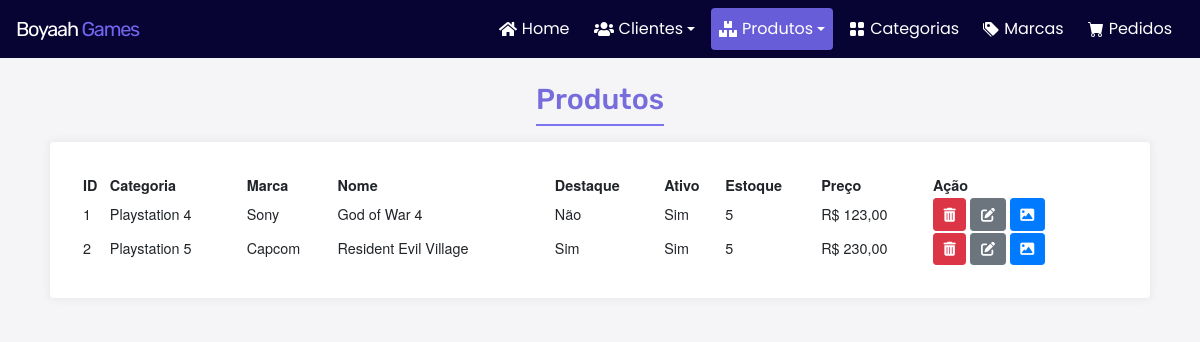
/index.php?classe=ProdutoController&metodo=abrirConsulta, run on the app's committed database.
### tables this page shows
CREATE TABLE `tbprodutos` (
  `cod_produto` int(11) NOT NULL,
  `cod_categoria` int(11) NOT NULL,
  `cod_marca` int(11) NOT NULL,
  `nome_produto` varchar(30) NOT NULL,
  `estoque` int(6) NOT NULL,
  `destaque` tinyint(4) NOT NULL DEFAULT 0,
  `ativo` tinyint(4) NOT NULL DEFAULT 1,
  `preco` decimal(10,2) NOT NULL,
  `descricao` text NOT NULL
);

CREATE TABLE `tbimagens` (
  `cod_imagem` int(11) NOT NULL,
  `cod_produto` int(11) NOT NULL,
  `nome_imagem` varchar(50) NOT NULL
);

CREATE TABLE `tbcategorias` (
  `cod_categoria` int(11) NOT NULL,
  `nome_categoria` varchar(20) NOT NULL
);

CREATE TABLE `tbmarcas` (
  `cod_marca` int(11) NOT NULL,
  `nome_marca` varchar(40) NOT NULL
);

### app/controller/ProdutoController.php (called while the page is built, shortened)
<?php
class ProdutoController
{
    public function abrirConsulta()
    {
        include "../../app/model/Produto.php";
        $prod = new Produto();
        $dadosProd = $prod->consultarProdutos();
        include_once "../../app/view/admin/ConsultarProduto.php";
    }
}

### app/model/Produto.php (called while the page is built, shortened)
<?php
class Produto
{
    public function consultarProdutos()
    {
        $con = Conexao::conectar();
        $cmd = $con->prepare("SELECT tbprodutos.*, tbmarcas.nome_marca, tbcategorias.nome_categoria, tbimagens.*  FROM tbprodutos
        INNER JOIN tbmarcas ON (tbprodutos.cod_marca = tbmarcas.cod_marca)
        INNER JOIN tbcategorias ON (tbprodutos.cod_categoria = tbcategorias.cod_categoria)
        INNER JOIN tbimagens ON (tbprodutos.cod_produto = tbimagens.cod_produto)
        GROUP BY tbprodutos.cod_produto");
        $cmd->execute();
        return $cmd->fetchAll(PDO::FETCH_OBJ);
    }
}

### app/view/admin/ConsultarProduto.php (the view, shortened to what this page needs)
<!doctype html>
<html lang="pt-br">
<head>
    <link rel="stylesheet" href="https://cdn.jsdelivr.net/npm/bootstrap@4.6.0/dist/css/bootstrap.min.css">
    <link rel="stylesheet" type="text/css" href="https://cdn.datatables.net/v/dt/dt-1.10.24/datatables.min.css" />
    <link rel="stylesheet" type="text/css" href="../assets/css/style.css">
</head>
<body class="adm">
    <?php include_once "header.php"; ?>
    <main class="container-fluid">
        <div class="page-title container">
            <h2>Produtos</h2>
        </div>
        <div class="row">
            <div class="col px-4 py-3">
                <div class="tabela-container container">
                    <table class="tabela display compact nowrap w-100">
                        <thead>
                            <th>ID</th>
                            <th>Categoria</th>
                            <th>Marca</th>
                            <th>Nome</th>
                            <th>Destaque</th>
                            <th>Ativo</th>
                            <th>Estoque</th>
                            <th>Preço</th>
                            <th>Ação</th>
                        </thead>
                        <tbody>
                            <?php
                            foreach ($dadosProd as $produto) {
                                if ($produto->destaque == 1)
                                    $produto->destaque = "Sim";
                                else
                                    $produto->destaque = "Não";
                                if ($produto->ativo == 1)
                                    $produto->ativo = "Sim";
                                else
                                    $produto->ativo = "Não";
                                echo "
                                <tr>
                                    <td>$produto->cod_produto</td>
                                    <td>$produto->nome_categoria</td>
                                    <td>$produto->nome_marca</td>
                                    <td>$produto->nome_produto</td>
                                    <td>$produto->destaque</td>
                                    <td>$produto->ativo</td>
                                    <td>$produto->estoque</td>
                                <td>R$ " . number_format("$produto->preco", "2", ",", ".") . "</td>
                                    <td class='acao'>
                                        <button  title='Excluír' onclick=\"excluirProduto($produto->cod_produto);\" class='btn btn-sm btn-danger'><i class='fas fa-trash-alt'></i></button>
                                        <a title='Editar' href='index.php?classe=ProdutoController&metodo=abrirAtualizacao&cod_produto=$produto->cod_produto'class='btn btn-sm btn-secondary'><i class='fas fa-edit'></i></a>
                                        <a title='Imagens' href='index.php?classe=ImagemController&metodo=abrirCadastro&cod_produto=$produto->cod_produto'class='btn btn-sm btn-primary'><i class='fas fa-image'></i></a>
                                    </td>
                                </tr>";
                            }
                            ?>
                        </tbody>
                    </table>
                </div>
            </div>
        </div>
    </main>
</body>
</html>

### public/assets/css/style.css (style rules this page uses)
:root { --bg-adm: #f5f5f7; --bg-form: #f5f5f7; --bg-form_row: #ffffff; --bg-form_fieldset: #ffffff; --color-primary: hsl(245, 82%, 67%); --color-primary-shadow: #685dd8; --body-font: 'Poppins', sans-serif; }
.adm { position: relative; background-color: var(--bg-adm); font-family: var(--body-font); transition: .5s; }
main.container-fluid { background-color: var(--bg-adm); padding: 0; overflow-x: hidden; }
.page-title { padding-top: 1.5rem; font-weight: 700; font-family: 'Rubik', sans-serif; color: rgba(104, 93, 216,.9); text-align: center; }
.page-title h1, .page-title h2 { display: inline-block; font-size: 1.8rem; margin: 0 auto; padding-bottom: .5rem; border-bottom: 2px solid rgba(113, 102, 240, .9); }
.btn-sm { padding: 0.3rem .6rem !important; }
.tabela-container { max-width: 1100px; padding: 2rem; background-color: var(--bg-form_row); border-radius: .25rem; box-shadow: 0 0 10px 0 rgba(80, 80, 80, 0.1); -webkit-box-shadow: 0 0 10px rgba(80, 80, 80, 0.1); }
.tabela { font: 90%/1.45em "Helvetica Neue",HelveticaNeue,Helvetica,Arial,sans-serif !important; }

### data on the page
tbprodutos: tbimagens.cod_produto "1", cod_categoria.nome_categoria "Playstation 4", cod_marca.nome_marca "Sony", nome_produto "God of War 4", destaque "Não", ativo "Sim", estoque "5", preco "123,00"
tbprodutos: tbimagens.cod_produto "2", cod_categoria.nome_categoria "Playstation 5", cod_marca.nome_marca "Capcom", nome_produto "Resident Evil Village", destaque "Sim", ativo "Sim", estoque "5", preco "230,00"
